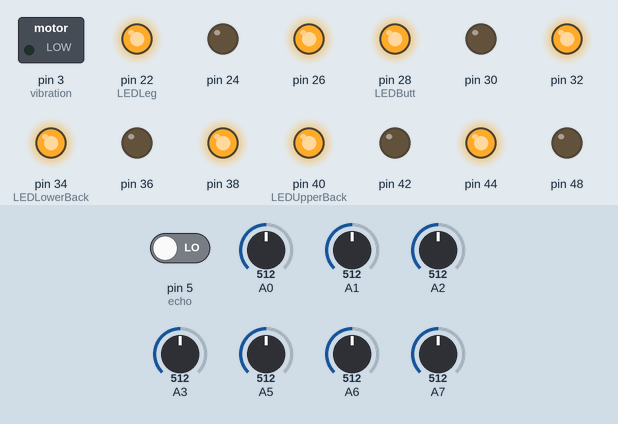
This sketch was run on a simulated Arduino Mega 2560, built with avr-gcc and run on an emulated ATmega2560. Parts: switched loads named in the sketch (green lamp = pin HIGH), output pins drawn as LEDs (lit = HIGH). Dashed ring = blinking. Inputs (shaded band) come from the test bench; at power-on: A0 = 512, A2 = 512, A5 = 512, pin 5 (echo) LOW, A1 = 512, A3 = 512, A6 = 512, A7 = 512. Pins used as bus, display or sensor lines are not drawn.

Above: at 4.7 s.
4.8 s: A0 set to 23
7.7 s: A0 set to 18
At 11.0 s:
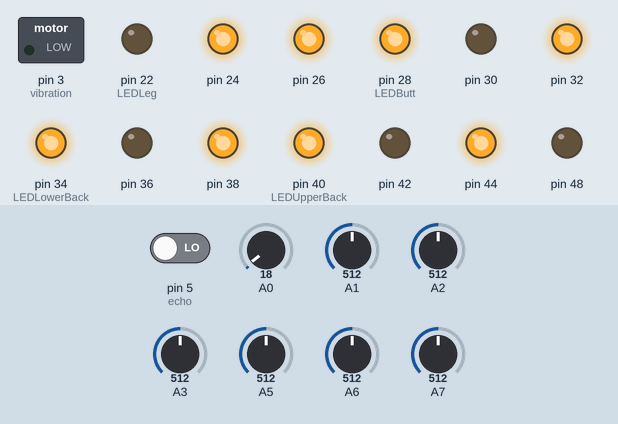
11.8 s: A2 set to 22
At 11.8 s:
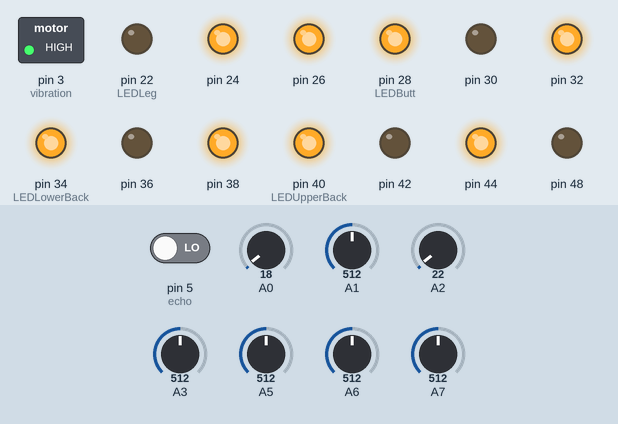
15.9 s: A2 set to 18
At 19.8 s:
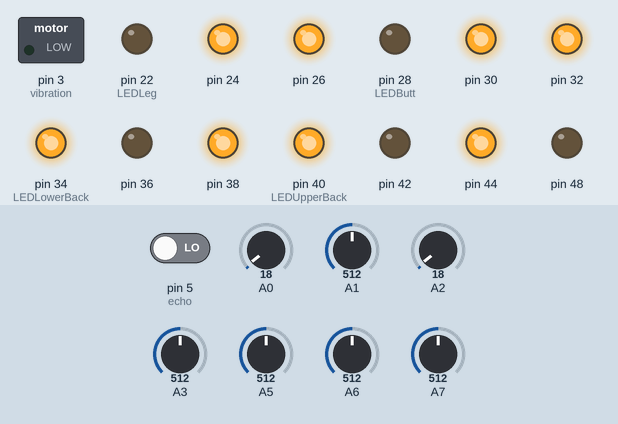
20.0 s: A5 set to 12
24.0 s: A5 set to 9
At 26.1 s:
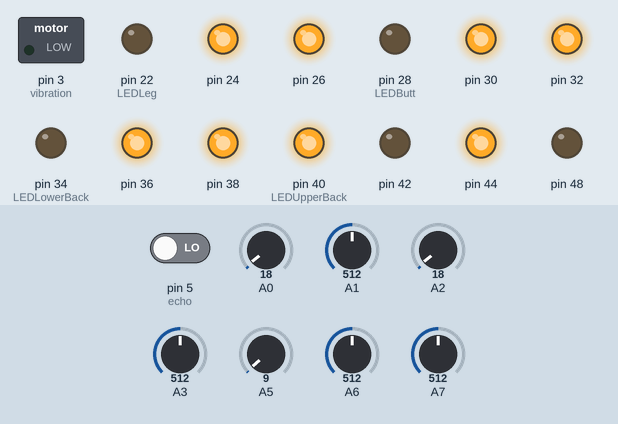
Timing chart, 0 to 29.1 s (numbered marks = the images above; inputs shaded):
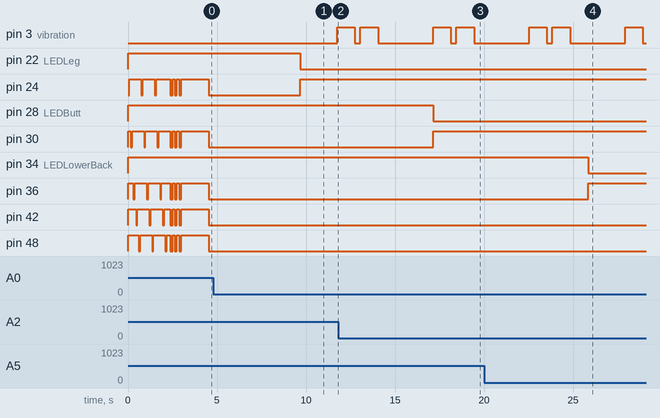

Measured:
- the behaviour switches between 21 and 20 on A0 (found by bisection; images 0 and 1)
- the behaviour switches between 21 and 20 on A2 (found by bisection; images 2 and 3)
- the behaviour switches between 11 and 10 on A5 (found by bisection; images 3 and 4)
- after the input at 4.8 s, every drawn part: stays the same
- after the input at 7.7 s, pin 3 (vibration): LOW → HIGH after 4.0 s; pin 22 (LEDLeg): HIGH → LOW after 2.0 s; pin 24: LOW → HIGH after 2.0 s
- after the input at 15.9 s, pin 28 (LEDButt): HIGH → LOW after 1.2 s; pin 30: LOW → HIGH after 1.2 s
- after the input at 24.0 s, pin 34 (LEDLowerBack): HIGH → LOW after 1.9 s; pin 36: LOW → HIGH after 1.9 s
- by itself, pin 30: repeats every 0.25 s: LOW 0.13 s, HIGH 0.13 s

The sketch:

prototype-sketch.ino
```cpp
int fsrLeg0;
int fsrLeg1;
int fsrButt0;
int fsrButt1;
int fsrLowerBack;
int fsrUpperBack0;
int fsrUpperBack1;

//this will be used to store the states of all fsrs (state = true = sittingRight)
bool fsrStates [5] = {false, false, false, false, false};

//first output slot of each LED which represents the color 'red'
int LEDLeg = 22;
int LEDButt = 28;
int LEDLowerBack = 34;
int LEDUpperBack = 40;
int LEDHead = 46;

int vibration = 3;

//configuration for UltraSonicSensor (USS)
int echo = 5;
int trigger = 6;
int timeForUss = 0;
int distance = 0;
//array to store distance values
int ussValues[10] = {0, 0, 0, 0, 0, 0, 0, 0, 0, 0};
int ussValuesIndex = 0;

//time to wait to trigger vibration when user is not sitting right
int seconds = 3;
unsigned long intervall = seconds  * 1000UL;
unsigned long lastTimeSittingRight = 0;

void setup(void) {
  //LED Legs
  pinMode(22, OUTPUT);  //R
  pinMode(24, OUTPUT);  //G
  pinMode(26, OUTPUT);  //B

  //LED Butt
  pinMode(28, OUTPUT);  //R
  pinMode(30, OUTPUT);  //G
  pinMode(32, OUTPUT);  //B

  //LED LowerBack
  pinMode(34, OUTPUT);
  pinMode(36, OUTPUT);
  pinMode(38, OUTPUT);

  //LED UpperBack
  pinMode(40, OUTPUT);
  pinMode(42, OUTPUT);
  pinMode(44, OUTPUT);

  //LED Head
  pinMode(46, OUTPUT);
  pinMode(48, OUTPUT);
  pinMode(50, OUTPUT);

  //Vibration
  pinMode(vibration, OUTPUT);

  //Ultrasonicsensor
  pinMode(echo, INPUT);
  pinMode(trigger, OUTPUT);
  turnAllOff();
  startDemo();
  startSeatUP();
}

void startDemo(){
  for(int i = 0; i < 3; i++){
    turnGreen(LEDLeg);
    turnOff();
    turnGreen(LEDButt);
    turnOff();
    turnGreen(LEDLowerBack);
    turnOff();
    turnGreen(LEDUpperBack);
    turnOff();
    turnGreen(LEDHead);
    turnOff();
  }
}

void turnGreen(int pin){
  digitalWrite(pin, HIGH);
  digitalWrite(pin + 2, LOW);
  digitalWrite(pin + 4, HIGH);
  delay(75);
}

void turnAllOff(){
  digitalWrite(LEDLeg, HIGH);
  digitalWrite(LEDButt, HIGH);
  digitalWrite(LEDLowerBack, HIGH);
  digitalWrite(LEDUpperBack, HIGH);
  digitalWrite(LEDHead, HIGH);
  digitalWrite(LEDLeg+2, HIGH);
  digitalWrite(LEDButt+2, HIGH);
  digitalWrite(LEDLowerBack+2, HIGH);
  digitalWrite(LEDUpperBack+2, HIGH);
  digitalWrite(LEDHead+2, HIGH);
  digitalWrite(LEDLeg+4, HIGH);
  digitalWrite(LEDButt+4, HIGH);
  digitalWrite(LEDLowerBack+4, HIGH);
  digitalWrite(LEDUpperBack+4, HIGH);
  digitalWrite(LEDHead+4, HIGH);
}

void turnOff(){
  digitalWrite(LEDLeg+2, HIGH);
  digitalWrite(LEDButt+2, HIGH);
  digitalWrite(LEDLowerBack+2, HIGH);
  digitalWrite(LEDUpperBack+2, HIGH);
  digitalWrite(LEDHead+2, HIGH);
  delay(75);
}

void startSeatUP(){
  digitalWrite(LEDLeg+2, HIGH);
  digitalWrite(LEDButt+2, HIGH);
  digitalWrite(LEDLowerBack+2, HIGH);
  digitalWrite(LEDUpperBack+2, HIGH);
  digitalWrite(LEDHead+2, HIGH);
  delay(125);
  digitalWrite(LEDLeg+2, LOW);
  digitalWrite(LEDButt+2, LOW);
  digitalWrite(LEDLowerBack+2, LOW);
  digitalWrite(LEDUpperBack+2, LOW);
  digitalWrite(LEDHead+2, LOW);
  delay(125);
  digitalWrite(LEDLeg+2, HIGH);
  digitalWrite(LEDButt+2, HIGH);
  digitalWrite(LEDLowerBack+2, HIGH);
  digitalWrite(LEDUpperBack+2, HIGH);
  digitalWrite(LEDHead+2, HIGH);
  delay(125);
  digitalWrite(LEDLeg+2, LOW);
  digitalWrite(LEDButt+2, LOW);
  digitalWrite(LEDLowerBack+2, LOW);
  digitalWrite(LEDUpperBack+2, LOW);
  digitalWrite(LEDHead+2, LOW);
  delay(125);
  digitalWrite(LEDLeg+2, HIGH);
  digitalWrite(LEDButt+2, HIGH);
  digitalWrite(LEDLowerBack+2, HIGH);
  digitalWrite(LEDUpperBack+2, HIGH);
  digitalWrite(LEDHead+2, HIGH);
  delay(125);
  digitalWrite(LEDLeg+2, LOW);
  digitalWrite(LEDButt+2, LOW);
  digitalWrite(LEDLowerBack+2, LOW);
  digitalWrite(LEDUpperBack+2, LOW);
  digitalWrite(LEDHead+2, LOW);
  delay(125);
  digitalWrite(LEDLeg+2, HIGH);
  digitalWrite(LEDButt+2, HIGH);
  digitalWrite(LEDLowerBack+2, HIGH);
  digitalWrite(LEDUpperBack+2, HIGH);
  digitalWrite(LEDHead+2, HIGH);
  delay(500);
  turnAllOff();
}

void triggerVibration() {
  digitalWrite(3, HIGH);
  delay(1000);
  digitalWrite(3, LOW);
  delay(300);
  digitalWrite(3, HIGH);
  delay(1000);
  digitalWrite(3, LOW);
}

bool getUSSState(int array[], int pin){
  bool state = true;

  for(int i = 0; i < 10; i++){
    if(array[i] < 0 || array[i] > 15){
      state = false;
    }
  }

  return state;
}

bool getFsrState(int pos, int pin) {
  bool state = false;

  if (pos > 10) {
    state = true;
  }

  return state;
}

bool getFsrState(int pos1, int pos2, int pin) {
  bool state = false;

  if ((pos1 > 20) && (pos2 > 20)) {
    state = true;
  }

  return state;
}

void setStates() {
  fsrStates[0] = getFsrState(fsrLeg0, fsrLeg1, LEDLeg);
  fsrStates[1] = getFsrState(fsrButt0, fsrButt1, LEDButt);
  fsrStates[2] = getFsrState(fsrLowerBack, LEDLowerBack);
  fsrStates[3] = getFsrState(fsrUpperBack0, fsrUpperBack1, LEDUpperBack);
  fsrStates[4] = getUSSState(ussValues, LEDHead);
}

void setLEDs() {
  for(int i = 0, pin = 22; i < sizeof(fsrStates); i++, pin += 6){
    if(fsrStates[i]){
      digitalWrite(pin, HIGH);
      digitalWrite(pin + 2, LOW);
      digitalWrite(pin + 4, HIGH);
    }else{
      digitalWrite(pin, LOW);
      digitalWrite(pin + 2, HIGH);
      digitalWrite(pin + 4, HIGH);
    }
  }
}

// determine if someone is sitting on the chair to trigger the vibration
bool isUsingChair() {
  bool isUsingChair = false;

  for(int i = 0; i < sizeof(fsrStates) - 1; i++) {
    if(fsrStates[i]) {
      isUsingChair = true;
    }
  }

  return isUsingChair;
}

bool isSittingWrong() {
  bool isSittingWrong = false;

  for(int i = 0; i < sizeof(fsrStates) - 1; i++){
    if(fsrStates[i] == false){
      isSittingWrong = true;
    }
  }

  return isSittingWrong;
}

void loop(void) {
  fsrLeg0 = analogRead(0);
  fsrLeg1 = analogRead(1);
  fsrButt0 = analogRead(2);
  fsrButt1 = analogRead(3);
  fsrLowerBack = analogRead(5);
  fsrUpperBack0 = analogRead(6);
  fsrUpperBack1 = analogRead(7);

  digitalWrite(trigger, LOW);
  delay(10);
  digitalWrite(trigger, HIGH);
  delay(20);
  digitalWrite(trigger, LOW);
  timeForUss = pulseIn(echo, HIGH);
  distance = (timeForUss/2) * 0.03432;
  ussValues[ussValuesIndex] = distance;

  //store 10 values of uss sensor before determining state to improve the accuracy of measurement
  ussValuesIndex++;
  if(ussValuesIndex == 10){
    ussValuesIndex = 0;
  }

  setStates();
  setLEDs();

  if(isUsingChair() && isSittingWrong()){
    if(millis() - lastTimeSittingRight > intervall){
      triggerVibration();
      lastTimeSittingRight = millis();
    }
  } else {
    lastTimeSittingRight = millis();
  }

  digitalWrite(0, LOW);
}
```
